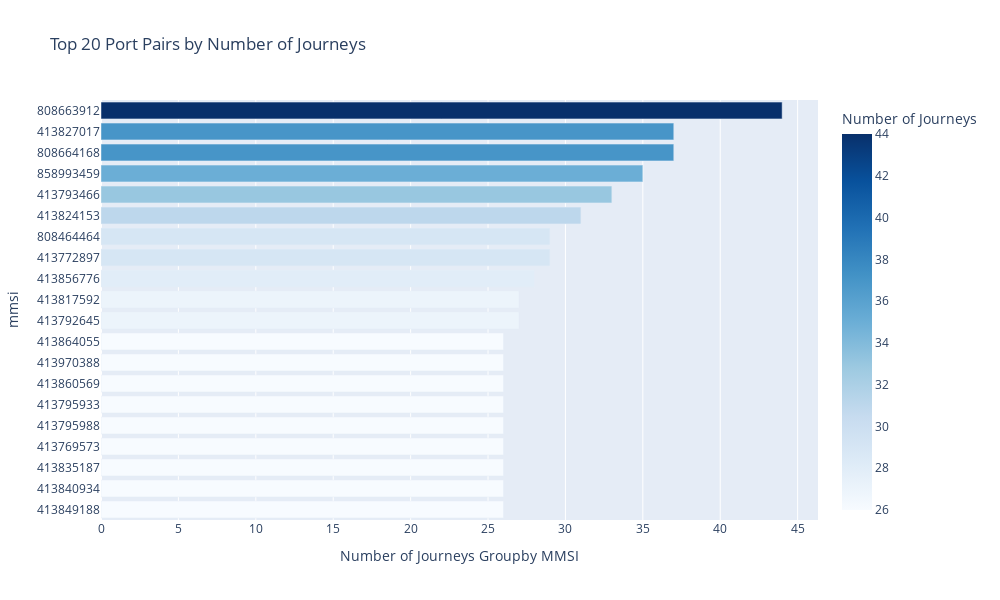

Notebook code for this chart:
### Code cell
import pandas as pd
import plotly.express as px

# Assuming dd_df is your DataFrame
# Calculate the top port pairs (depart, dest) count
top_port_pairs = dd_df.groupby(['mmsi']).size().reset_index(name='count')
top_port_pairs = top_port_pairs.sort_values(by='count', ascending=False).head(20)

# Prepare labels for the bar chart
top_port_pairs['port_pair'] = top_port_pairs.apply(lambda x: f"{x['mmsi']}", axis=1)

# Use Plotly to create a bar chart
fig = px.bar(
    top_port_pairs,
    x='count',
    y='port_pair',
    orientation='h',
    labels={'count': 'Number of Journeys', 'mmsi': 'mmsi'},
    title='Top 20 Port Pairs by Number of Journeys',
    color='count',
    color_continuous_scale='Blues'
)

# Adjust layout
fig.update_layout(
    xaxis_title='Number of Journeys Groupby MMSI',
    yaxis_title='mmsi',
    yaxis={'categoryorder': 'total ascending'},
    height=600,
    width=1000
)

# Show the chart
fig.show()

### Figure 1 — Plotly figure (JSON) as saved in the notebook; plotly's stock layout.template omitted (floating-point values rounded to 4 significant figures)
{"data": [{"alignmentgroup": "True", "hovertemplate": "Number of Journeys=%{marker.color}<br>port_pair=%{y}<extra></extra>", "legendgroup": "", "marker": {"color": [44, 37, 37, 35, 33, 31, 29, 29, 28, 27, 27, 26, 26, 26, 26, 26, 26, 26, 26, 26], "coloraxis": "coloraxis", "pattern": {"shape": ""}}, "name": "", "offsetgroup": "", "orientation": "h", "showlegend": false, "textposition": "auto", "type": "bar", "x": [44, 37, 37, 35, 33, 31, 29, 29, 28, 27, 27, 26, 26, 26, 26, 26, 26, 26, 26, 26], "xaxis": "x", "y": ["808663912", "808664168", "413827017", "858993459", "413793466", "413824153", "413772897", "808464464", "413856776", "413792645", "413817592", "413849188", "413840934", "413835187", "413769573", "413795988", "413795933", "413860569", "413970388", "413864055"], "yaxis": "y"}], "layout": {"barmode": "relative", "coloraxis": {"colorbar": {"title": {"text": "Number of Journeys"}}, "colorscale": [[0, "rgb(247,251,255)"], [0.125, "rgb(222,235,247)"], [0.25, "rgb(198,219,239)"], [0.375, "rgb(158,202,225)"], [0.5, "rgb(107,174,214)"], [0.625, "rgb(66,146,198)"], [0.75, "rgb(33,113,181)"], [0.875, "rgb(8,81,156)"], [1, "rgb(8,48,107)"]]}, "height": 600, "legend": {"tracegroupgap": 0}, "title": {"text": "Top 20 Port Pairs by Number of Journeys"}, "width": 1000, "xaxis": {"anchor": "y", "autorange": true, "domain": [0, 1], "range": [0, 46.32], "title": {"text": "Number of Journeys Groupby MMSI"}, "type": "linear"}, "yaxis": {"anchor": "x", "autorange": true, "categoryorder": "total ascending", "domain": [0, 1], "range": [-0.5, 19.5], "title": {"text": "mmsi"}, "type": "category"}}}
